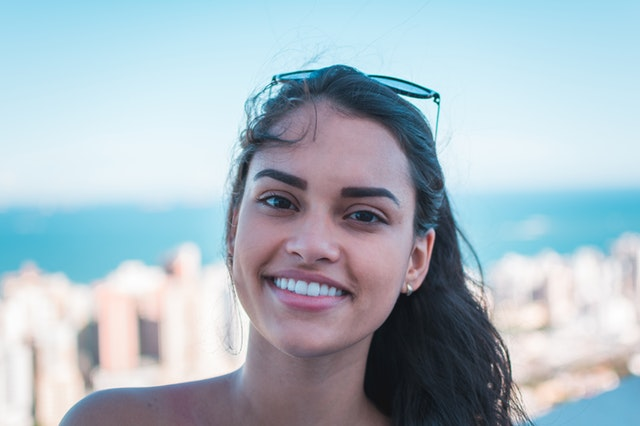
#> input picture opencv/opencv(8) temel işlemler/smile.jpg, 640 x 426 px
$ python 'resim döndürme.py'
#> lines starting #> are read from the running program, lines starting #| are printed output that depends on the picture
import cv2
import numpy as np

# geometrik işlemler matrise dayanıyor

img = cv2.imread("smile.jpg", 0)
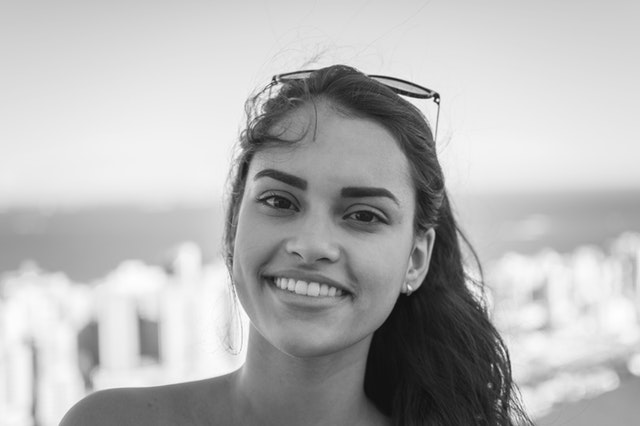
#> img: shape (426, 640); min 12, max 255, mean 181.5
row,col = img.shape
#> row = 426; col = 640

#M= cv2.getRotationMatrix2D((col/2,row/2),90,1) # 90 derece + yönde döndürdü
M= cv2.getRotationMatrix2D((col/5,row/3),180,1) # böldüğümüz satır ve sütun sayılarını o oranda azalttı gibi, en sondakibüyürse de yaklaştırılmış olur
dst = cv2.warpAffine(img,M,(col,row))
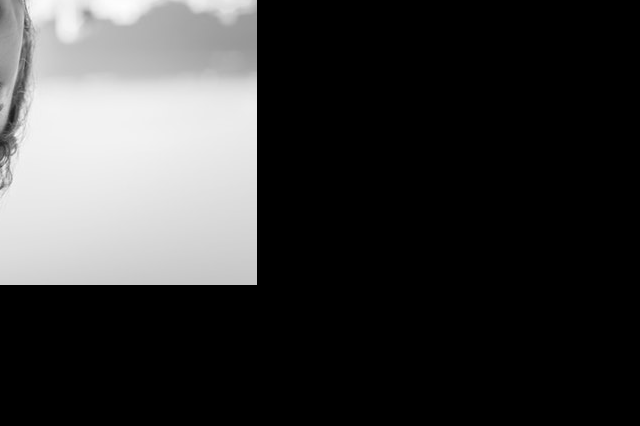
#> dst: shape (426, 640); min 0, max 254, mean 57.1

cv2.imshow("dst",dst)

cv2.waitKey(0)
cv2.destroyAllWindows()
